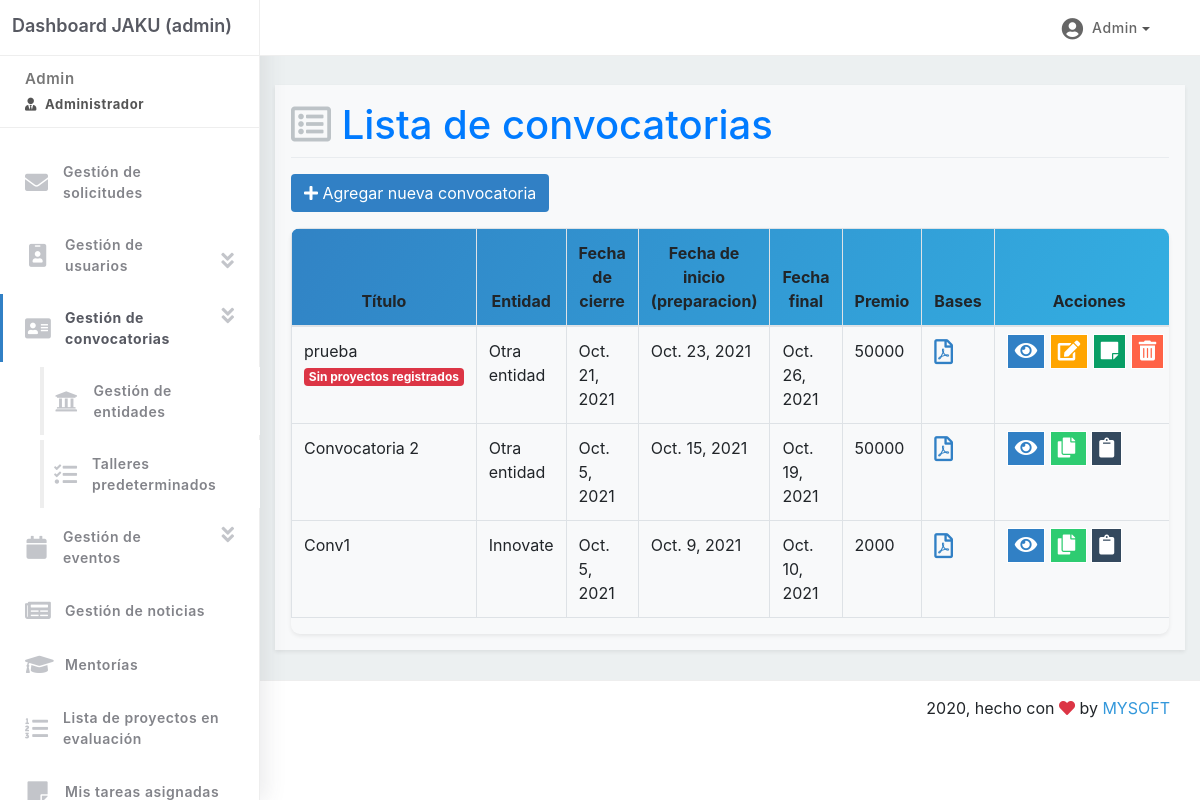
Page /sistema-en-linea/administrador/ (signed in) on the committed database.
### common/models.py (models this page shows, shortened)
class Call(models.Model):
	class Meta:
		ordering = ['id']
		verbose_name = 'convocatoria'
		permissions = (
				('is_jaku_staff', 'Is a Jaku staff'),
		)
	name = models.CharField('título', max_length=300)
	num_projects = models.IntegerField(default=1)
	has_projects = models.IntegerField(default=0)
	has_evaluations = models.IntegerField(default=0)
	entity = models.ForeignKey(Entity, on_delete=models.CASCADE, null=True, verbose_name='entidad')
	due_date = models.DateField('fecha límite', null=True, blank=True)
	preparation_start = models.DateField('fecha de inicio de prepación para equipos', null=True, blank=True)
	final_date = models.DateField('fecha final', null=True, blank=True)
	award = models.CharField('premio', max_length=50)
	rules = models.FileField('bases')
	is_reviewed = models.BooleanField(default=False)
	is_incubation = models.BooleanField(default=False)

class Entity(models.Model):
	class Meta:
		verbose_name = 'entidad'
		verbose_name_plural = 'entidades'
	name = models.CharField('nombre', max_length=200)
	def __str__(self):
		return self.name

### common/views.py (the view)
# urls.py: path('administrador/', views.show_calls, name='adminhome'),
@login_required
@permission_required('common.is_jaku_staff')
def show_calls(request):
	title = 'Lista de convocatorias'
	query_set = models.Call.objects.select_related('entity').all()
	calls = reversed(list(query_set))
	today = datetime.date.today()
	context = {
		"title": title,
		"calls": calls,
		"today": today
	}
	return render(request, 'common/call/list.html', context)

### common/templates/common/call/list.html (shortened to what this page needs)
{% include 'common/layout_admin.html' with active_page='call'%}
{% block container %}
<head>
</head>
<div class="main-panel">
    <div class="content">
        <div class="container-fluid shadow-sm bg-light p-3">
            <h1>
                <i class="far fa-list-alt" style="color: #bdc3c7;"></i>
                <span class="text-primary">{{title}}</span>
            </h1>
            <div class="dropdown-divider"></div>
            <div class="call-add my-3">
                {% if perms.common.add_call %}
                <a class="btn btn-jaku" href="{% url 'common:createcall' %}">
                    <i class="fas fa-plus"></i>
                    Agregar nueva convocatoria
                </a>
                {% endif %}
            </div>
            {%if calls%}
            <div class="table-responsive shadow-sm" style="border-radius: 9px;">
                <table class="table table-bordered">
                    <thead style="background: linear-gradient(120deg,#3183c5,#33afe2);" class="text-center">
                        <tr>
                            <th scope="col">Título</th>
                            <th scope="col">Entidad</th>
                            <th scope="col">Fecha de cierre</th>
                            <th scope="col">Fecha de inicio (preparacion)</th>
                            <th scope="col">Fecha final</th>
                            <th scope="col">Premio</th>
                            <th scope="col">Bases</th>
                            <th scope="col" style="width: 10%;">Acciones</th>
                        </tr>
                    </thead>
                    <tbody>
                        {% for c in calls %}
                        <tr>
                            <td>{{c.name}}<br>
                                {% if c.has_projects == 0 %}
                                <div class="badge badge-danger">Sin proyectos registrados</div>
                                {% endif %}
                            </td>
                            <td>{{c.entity}}</td>
                            <td>{{c.due_date}}</td>
                            <td>{{c.preparation_start}}</td>
                            <td>{{c.final_date}}</td>
                            <td>{{c.award}}</td>
                            <td>
                                <a target="_blank" href="{{c.rules.url}}"><i class="far fa-file-pdf"
                                        style="font-size: 25px; color:  #3180c5;" data-toggle="tooltip"
                                        title="Bases" data-placement="top"></i></a></td>
                            <td class="jaku-actions" style="min-width: 190px;">
                                <ul>
                                    <li>
                                        <a onclick="abrirModal('{% url 'common:calldetail' c.id %}')" class="ver" data-toggle="tooltip"
                                            title="Ver" data-placement="top"><i class="fas fa-eye fa-lg" ></i></a>
                                        {% if perms.common.change_call %}
                                        {% if c.has_projects == 0 %}
                                        <a onclick="editarModal('{% url 'common:updatecall' c.id %}')"class="editar" data-toggle="tooltip"
                                        title="Editar" data-placement="top"><i class="fas fa-edit fa-lg"></i></a>
                                        <a href="{% url 'common:editcallworkshops' c.id %}" class="tareas" data-toggle="tooltip" title="Talleres" data-placement="top"><i
                                            class="fas fa-sticky-note fa-lg"></i></a>
                                        {% endif %}
                                        {% endif %}
                                        {% if perms.common.delete_call %}
                                        {% if c.has_projects == 0 %}
                                        <a href="{% url 'common:deletecall' c.id %}"
                                            onclick="return confirm('¿Esta seguro de eliminar Esta Convocatoria?')" class="eliminar" data-toggle="tooltip" title="Eliminar"
											data-placement="top"><i class="fas fa-trash-alt fa-lg "></i></a>
                                        {% endif %}
                                        {% endif %}
                                        {% if not c.has_projects == 0 %}
                                        <a href="{% url 'common:callprojectslist' c.id %}" class="projects" data-toggle="tooltip" title="Proyectos" data-placement="top">
                                            <i class="fa fa-files-o fa-lg" aria-hidden="true"></i>
                                        </a>
                                            {% if today > c.due_date %}
                                            <a href="{% url 'tracing:evaluationslist' c.id %}" class="evaluation ml-1" data-toggle="tooltip" title="Evaluaciones" data-placement="top">
                                                <i class="fa fa-clipboard fa-lg" aria-hidden="true"></i>
                                            </a>
                                            {% endif %}
                                        {% endif %}
                                    </li>
                                </ul>
                            </td>
                        </tr>
                        {% endfor %}
                    </tbody>
                </table>
            </div>
            {% else %}
            <div class="container-fluid">
                <div class="alert alert-primary">
                    <p>No se encontraron Convocatorias, por favor agregue nuevas.</p>
                </div>
            </div>
            {% endif %}
        </div>
    </div>
{% include "web/footer-mysoft.html" %}
</div>
{% endblock %}

### common/templates/common/layout_admin.html (shortened to what this page needs)
{% load static %}
<!DOCTYPE html>
<html lang="en">
<head>
    <link rel="stylesheet" href="https://cdnjs.cloudflare.com/ajax/libs/twitter-bootstrap/4.5.0/css/bootstrap.min.css">
    <link rel="stylesheet" href="https://cdnjs.cloudflare.com/ajax/libs/font-awesome/4.7.0/css/font-awesome.min.css">
    <link rel="stylesheet" href="{% static 'css/layout-administrador.css'%}">
    <link rel="stylesheet" href="https://cdnjs.cloudflare.com/ajax/libs/font-awesome/5.8.1/css/all.min.css" />
</head>
<body>
    <div class="main-header">
        <div class="logo-header">
            <a href="{% url 'common:calllist' %}" class="logo" style="text-decoration: none;">
                Dashboard JAKU (admin)
            </a>
        </div>
        <nav class="navbar navbar-header navbar-expand-lg">
            <div class="container-fluid">
                {% if request.user.is_authenticated %}
                <ul class="navbar-nav topbar-nav ml-md-auto align-items-center">
                    <li class="nav-item dropdown">
                        <a class="nav-link dropdown-toggle" href="#" id="navbarDropdown" role="button"
                            data-toggle="dropdown" aria-haspopup="true" aria-expanded="false">
                            <i class="fa fa-user-circle"></i>
                            <span class="text-capitalize">
                                {% if request.user.first_name %}
                                {{ request.user.first_name }}
                                {% else %}
                                {{ request.user.username }}
                                {% endif %}
                            </span>
                        </a>
                    </li>
                </ul>
                {% else %}
                <li class="nav-item">
                    <a class="nav-link" href="{% url 'accounts:login' %}">Ingresar</a>
                </li>
                {% endif %}
            </div>
        </nav>
    </div>
    <div class="sidebar">
        <div class="sidebar-wrapper">
            <div class="user">
                <div class="info">
                    <span class="text-capitalize">
                        {% if request.user.first_name %}
                        {{ request.user.first_name }}
                        {% else %}
                        {{ request.user.username }}
                        {% endif %}
                        <span class="user-level"><i
                                class="fas fa-user-tie pr-2"></i>{{request.user.groups.all.0}}</span>
                    </span>
                </div>
            </div>
            <ul class="nav">
                <li class="nav-item {% if active_page == 'request' %} active{% endif %}" style="max-width: 90%;">
                    <a href="{% url 'common:requestlist' %}">
                        <i class="fa fa-envelope"></i>
                        <p>Gestión de solicitudes</p>
                    </a>
                </li>
                <li class="nav-item d-inline-flex">
                    <a href="" data-target="#collapseUser" data-toggle="collapse" data-target="#collapseUser" aria-expanded="false" aria-controls="collapseJury" >
                        <i class="fa fa-id-badge"></i>
                        <p style="width: 145px;">Gestión de usuarios</p>
                        <i class="fas fa-angle-double-down event-task"></i>
                    </a>
                </li>
                <li class="nav-item d-inline-flex {% if active_page == 'call' %} active{% endif %}"
                    style="max-width: 90%;">
                    <a href="{% url 'common:calllist' %}">
                        <i class="fa fa-address-card"></i>
                        <p>Gestión de convocatorias</p>
                    </a>
                    <i data-toggle="collapse" data-target="#collapseEntity" aria-expanded="
                    {% if active_page == 'call' %}
                    true
                    {% else %}
                    false
                    {% endif %}" aria-controls="collapseEntity" class="fas fa-angle-double-down event-task"></i>
                <li id="collapseEntity" class="nav-subitem collapse
                {% if active_page == 'call' or active_page == 'entity' or active_page == 'workshop' %}
                show
                {% endif %}
                " style="list-style: none;">
                    <a href="{% url 'common:listofentities' %}">
                        <i class="fa fa-university" aria-hidden="true"></i>
                        <p>Gestión de entidades</p>
                    </a>
                </li>
                <li id="collapseEntity" class="nav-subitem collapse
                {% if active_page == 'call' or active_page == 'workshop' or active_page == 'entity' %}
                show
                {% endif %}
                " style="list-style: none;">
                    <a href="{% url 'common:listofdefaultworkshops' %}">
                        <i class="fa fa-tasks" aria-hidden="true"></i>
                        <p>Talleres predeterminados</p>
                    </a>
                </li>
                </li>
                <li class="nav-item d-inline-flex {% if active_page == 'event' %} active{% endif %}"
                    style="max-width: 90%;">
                    <a href="{% url 'common:eventlist' %}">
                        <i class="fa fa-calendar"></i>
                        <p>Gestión de eventos</p>
                    </a>
                    <i data-toggle="collapse" data-target="#collapseEvent" aria-expanded="
                    {% if active_page == 'event' %}
                    true
                    {% else %}
                    false
                    {% endif %}" aria-controls="collapseEvent" class="fas fa-angle-double-down event-task"></i>
                </li>
                <li class="nav-item ">
                    <a href="{% url 'common:new' %}">
                        <i class="fa fa-newspaper"></i>
                        <p>Gestión de noticias</p>
                    </a>
                </li>
                <li class="nav-item ">
                    <a href="{% url 'tracing:listcalls' %}">
                        <i class="fa fa-graduation-cap" aria-hidden="true"></i>
                        <p>Mentorías</p>
                    </a>
                </li>
                <li class="nav-item ">
                    <a href="{% url 'tracing:evaluationcallslist' %}">
                        <i class="fas fa-list-ol" aria-hidden="true"></i>
                        <p>Lista de proyectos en evaluación</p>
                    </a>
                </li>
                {% if perms.common.mark_as_done_task %}
                <li class="nav-item "">
                    <a href=" {% url 'common:showmyassignedtasks' %}">
                    <i class="fa fa-sticky-note"></i>
                    <p>Mis tareas asignadas</p>
                    </a>
                </li>
                {% endif %}
            </ul>
        </div>
    </div>
    <link
     rel="stylesheet"
     href="https://cdnjs.cloudflare.com/ajax/libs/intl-tel-input/17.0.8/css/intlTelInput.css"
   />
    {% load static %}
</body>
</html>

### rows in the picture
Call: name "prueba", has_projects "Sin proyectos registrados", entity "Otra entidad", due_date "Oct. 21, 2021", preparation_start "Oct. 23, 2021", final_date "Oct. 26, 2021", award "50000"
Call: name "Convocatoria 2", entity "Otra entidad", due_date "Oct. 5, 2021", preparation_start "Oct. 15, 2021", final_date "Oct. 19, 2021", award "50000", has_projects 1 (drawn)
Call: name "Conv1", entity "Innovate", due_date "Oct. 5, 2021", preparation_start "Oct. 9, 2021", final_date "Oct. 10, 2021", award "2000", has_projects 1 (drawn)

### other values in the picture
{{ request.user.username }} "Admin"
{{ request.user.groups.all.0 }} "Administrador"
{{ title }} "Lista de convocatorias"
